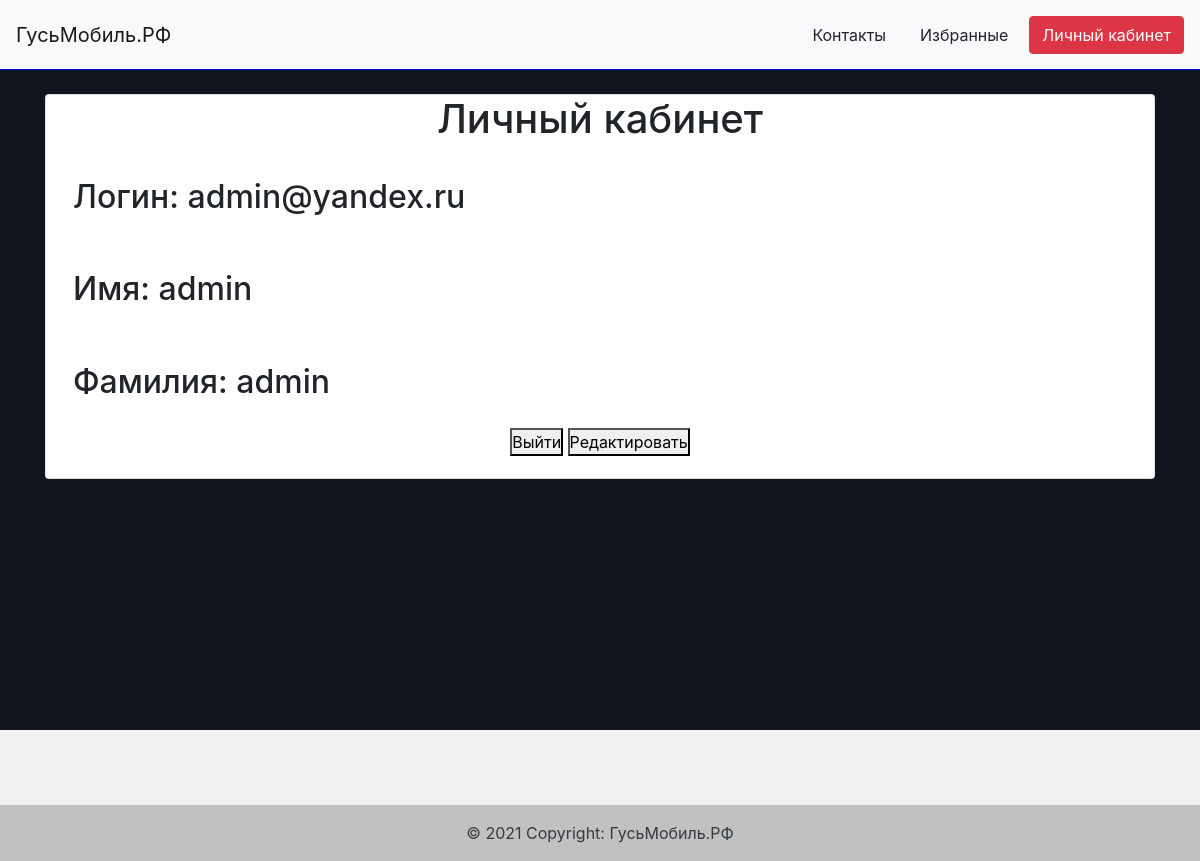
Screenshot of /profile (signed in) with the database file from the repository.
### data/users.py (models this page shows, shortened)
class Users(SqlAlchemyBase, UserMixin):
    __tablename__ = 'users'
    id = sqlalchemy.Column(sqlalchemy.Integer, primary_key=True, autoincrement=True)
    surname = sqlalchemy.Column(sqlalchemy.String, nullable=True)
    name = sqlalchemy.Column(sqlalchemy.String, nullable=True)
    email = sqlalchemy.Column(sqlalchemy.String, nullable=True, index=True, unique=True)
    hashed_password = sqlalchemy.Column(sqlalchemy.String, nullable=True)
    ads = orm.relation('Ads', back_populates='user')
    favorites = orm.relation('Favorites', back_populates='user')

### main.py (the view)
@app.route('/profile')
def profile():
    db_sess = db_session.create_session()
    user = db_sess.query(Users).filter(Users.email == current_user.email).first()
    return render_template('profile.html', title='Личный кабинет')

### data/db_session.py (called while the page is built)
def create_session() -> Session:
    global __factory
    return __factory()

### main.py (called while the page is built)
@login_manager.user_loader
def load_user(user_id):
    db_sess = db_session.create_session()
    return db_sess.query(Users).get(user_id)

### templates/profile.html
{% extends "base.html" %}
{% block content %}
    <div class="card mt-4">
        <h1 style="text-align: center;">{{title}}</h1>
        <h2 style="padding: 7px; margin: 20px;">Логин: {{current_user.email}}</h2>
        <h2 style="padding: 7px; margin: 20px;">Имя: {{current_user.name}}</h2>
        <h2 style="padding: 7px; margin: 20px;">Фамилия: {{current_user.surname}}</h2>
        <div align="center" style="margin-bottom: 2%">
            <a href="/logout"><button>Выйти</button></a>
            <a href="/edit_profile"><button>Редактировать</button></a>
        </div>
    </div>
{% endblock %}

### static/css/style.css (style rules this page uses)
body { background-color: #4d648d; }
* { margin: 0; padding: 0; }

### rows the page displays
Users: email "admin@yandex.ru", name "admin", surname "admin"

### other values shown
{{ title }} "Личный кабинет"
